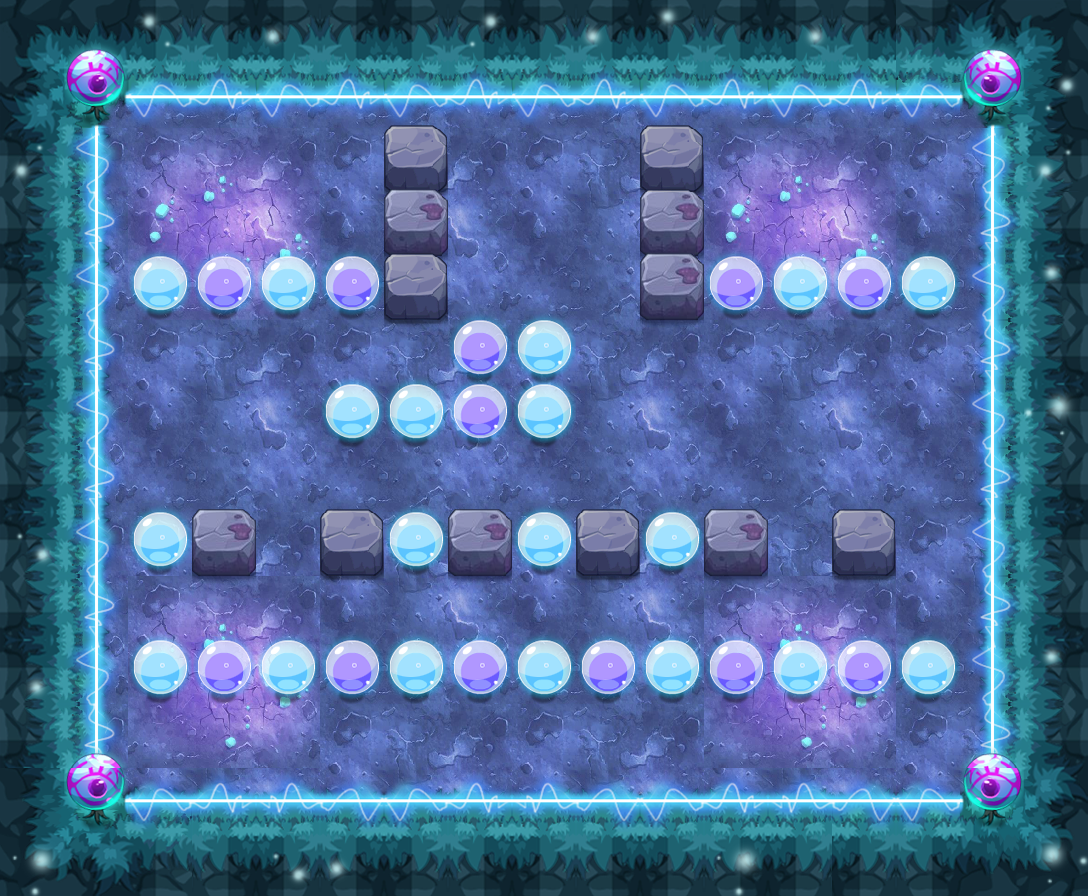

A 2D game scene composited from a Tiled map and its tileset images. What follows is a short description and the map's XML, with each tile layer's data collapsed to a summary:
An orthogonal 17x14 tile map with 64x64 px tiles, 14 tile layers (PASS, 块层 2, 块层 15, 块层 13, ...) and 7 objects (3x xewl1, 3x TRAP, PLAYER).

<map version="1.0" orientation="orthogonal" width="17" height="14" tilewidth="64" tileheight="64">
 <properties>
  <property name="DESTRY1" value="27" />
  <property name="DESTRY2" value="39" />
  <property name="DESTRY_COUNT" value="2" />
  <property name="EXP" value="1385" />
  <property name="ITEM" value="D055" />
  <property name="LOSE_SCRIPT" value="" />
  <property name="MONEY" value="2078" />
  <property name="START_SCRIPT" value="lv161" />
  <property name="WIN_SCRIPT" value="" />
 </properties>
 <tileset firstgid="1" name="ysmg" tilewidth="64" tileheight="64">
  <image source="ysmg-hd.png" width="960" height="1070" />
 </tileset>
 <layer name="PASS" width="17" height="14">
  <data>[238 cells, 154 non-empty, 10 distinct tile ids]</data>
 </layer>
 <layer name="块层 2" width="17" height="14">
  <data>[238 cells, 238 non-empty, 26 distinct tile ids]</data>
 </layer>
 <layer name="块层 15" width="17" height="14">
  <data>[238 cells, 23 non-empty, 4 distinct tile ids]</data>
 </layer>
 <layer name="块层 13" width="17" height="14">
  <data>[238 cells, 52 non-empty, 6 distinct tile ids]</data>
 </layer>
 <layer name="块层 3" width="17" height="14">
  <data>[238 cells, 16 non-empty, 3 distinct tile ids]</data>
 </layer>
 <layer name="块层 6" width="17" height="14">
  <data>[238 cells, 43 non-empty, 4 distinct tile ids]</data>
 </layer>
 <layer name="SHELTER 11" width="17" height="14">
  <data>[238 cells, 2 non-empty, 1 distinct tile ids]</data>
 </layer>
 <layer name="SHELTER 9" width="17" height="14">
  <data>[238 cells, 13 non-empty, 2 distinct tile ids]</data>
 </layer>
 <layer name="SHELTER 7" width="17" height="14">
  <data>[238 cells, 10 non-empty, 3 distinct tile ids]</data>
 </layer>
 <layer name="SHELTER 5" width="17" height="14">
  <data>[238 cells, 4 non-empty, 2 distinct tile ids]</data>
 </layer>
 <layer name="SHELTER 4" width="17" height="14">
  <data>[238 cells, 2 non-empty, 2 distinct tile ids]</data>
 </layer>
 <layer name="SHELTER 3" width="17" height="14">
  <data>[238 cells, 10 non-empty, 4 distinct tile ids]</data>
 </layer>
 <layer name="SHELTER 2" width="17" height="14">
  <data>[238 cells, 2 non-empty, 2 distinct tile ids]</data>
 </layer>
 <layer name="SHELTER 1" width="17" height="14">
  <data>[238 cells, 2 non-empty, 1 distinct tile ids]</data>
 </layer>
 <objectgroup name="对象层 1" width="34" height="28">
  <object name="PLAYER" type="PLAYER" x="512" y="128" width="64" height="64" />
  <object name="xewl1" x="256" y="704" width="64" height="64">
   <properties>
    <property name="lua_ai" value="monster_xewl_ai" />
    <property name="quality" value="xewl1.quality" />
   </properties>
  </object>
  <object name="zi_dan_left1" type="TRAP" x="896" y="320" width="64" height="64">
   <properties>
    <property name="trap_ani" value="fire_cat_left.actor" />
    <property name="trap_delay" value="2" />
    <property name="trap_id" value="0" />
    <property name="trap_script" value="trap(&quot;zi_dan_left1&quot;):setAtkPower(target(&quot;PLAYER&quot;):getHP()*0.1);trap(&quot;zi_dan_left1&quot;):turnLeft(); trap(&quot;zi_dan_left1&quot;):getAI():getActions():addObject( AIUseSkill:create(   SkillLua:create(&quot;skill_0001&quot;)  )  );" />
    <property name="trap_start_mode" value="2" />
    <property name="trap_state" value="open" />
   </properties>
  </object>
  <object name="zi_dan_left2" type="TRAP" x="896" y="448" width="64" height="64">
   <properties>
    <property name="trap_ani" value="fire_cat_left.actor" />
    <property name="trap_delay" value="2" />
    <property name="trap_id" value="0" />
    <property name="trap_script" value="trap(&quot;zi_dan_left2&quot;):setAtkPower(target(&quot;PLAYER&quot;):getHP()*0.1);trap(&quot;zi_dan_left2&quot;):turnLeft(); trap(&quot;zi_dan_left2&quot;):getAI():getActions():addObject( AIUseSkill:create(   SkillLua:create(&quot;skill_0001&quot;)  )  );" />
    <property name="trap_start_mode" value="2" />
    <property name="trap_state" value="open" />
   </properties>
  </object>
  <object name="zi_dan_right1" type="TRAP" x="128" y="384" width="64" height="64">
   <properties>
    <property name="trap_ani" value="fire_cat_right.actor" />
    <property name="trap_delay" value="2" />
    <property name="trap_id" value="0" />
    <property name="trap_script" value="trap(&quot;zi_dan_right1&quot;):setAtkPower(target(&quot;PLAYER&quot;):getHP()*0.1);trap(&quot;zi_dan_right1&quot;):turnRight(); trap(&quot;zi_dan_right1&quot;):getAI():getActions():addObject( AIUseSkill:create(   SkillLua:create(&quot;skill_0001&quot;)  )  );" />
    <property name="trap_start_mode" value="2" />
    <property name="trap_state" value="open" />
   </properties>
  </object>
  <object name="xewl1" x="512" y="704" width="64" height="64">
   <properties>
    <property name="lua_ai" value="monster_xewl_ai" />
    <property name="quality" value="xewl1.quality" />
   </properties>
  </object>
  <object name="xewl1" x="768" y="704" width="64" height="64">
   <properties>
    <property name="lua_ai" value="monster_xewl_ai" />
    <property name="quality" value="xewl1.quality" />
   </properties>
  </object>
 </objectgroup>
</map>
